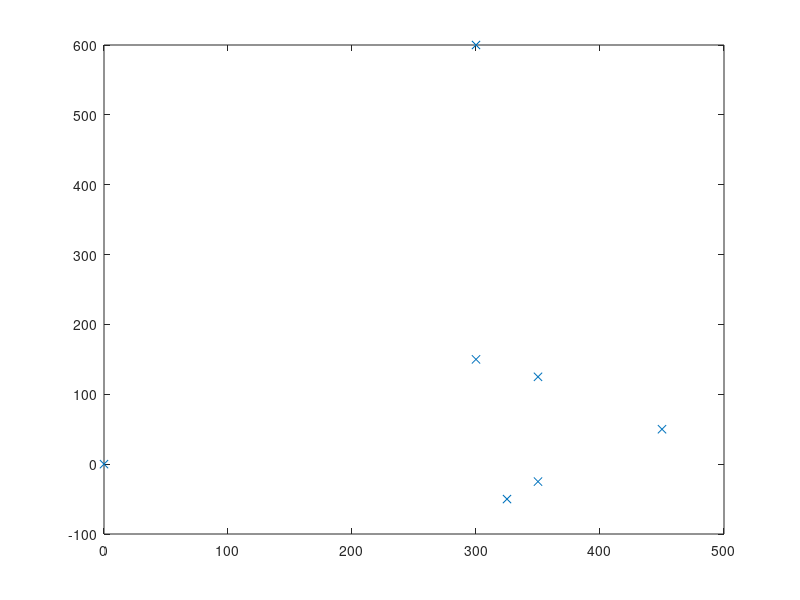

Source code (MATLAB): (Note: this script raises an error after producing the figure.)
clc
clear all
close all

zs = [0, 0,]% 0, 0]
zu = [0, 0,]% 50, 100]
0; zoZero = 0; xoZero = 0;
yaZero = 300; zaZero = 600; xaZero = 35; %0
ybZero = 300; zbZero = 150; xbZero = 5; %0
ycZero = 350; zcZero = 125; xcZero = -15; %0
ydZero = 350; zdZero = -25; xdZero = -35; %0
yeZero = 325; zeZero = -50; xeZero = -31; %0
yuZero = 450; zuZero = 50; xuZero = -35; %0
pocz = [0, 300, 300, 350, 350, 325, 450; 0, 600, 150, 125, -25, -50, 50;0, 35, 5, -15, -35, -31, -35];
plot(pocz(1,:), pocz(2,:), 'x');
hold on


% wykres dla mojego modelu
for i=2:length(zs)
    [par, cord] = coordinatesModel3(zs(i), zu(i));
    plot(cord(1,:), cord(2,:), '*');
    hold on
    grid on
    plot(cord(1,[1,6,5,4,2]),cord(2,[1,6,5,4,2]),'k')
    hold on
    plot(cord(1,[3,5]),cord(2,[3,5]),'k')
    hold on
    plot(cord(1,[6,2]),cord(2,[6,2]),'--')
end

% wykres cambera dla obu modeli
zu1=-100:50:100;
zs1=zeros(size(zu1));
param=[]
hold on

%model moj
for i=1:length(zu1)
    [par, cord] = coordinatesModel3(zs1(i), zu1(i));
    param=[param; par];
    
    plot(cord(1,[1,6,5,4,2]),cord(2,[1,6,5,4,2]),'-.r')
    hold on
    plot(cord(1,[3,5]),cord(2,[3,5]),'-.r')
end

% 
% 
% 
% zu1=-100:20:100;
% zs1=zeros(size(zu1));
% param=[]
% 
% %model z artykulu
% 
% figure(3)
% 
% for i=1:length(zu1)
%     [par, cord] = coordinatesModel3(zs1(i), zu1(i));
%     param = [param; par];
% end
% plot(zu1, param(:,4),'r')